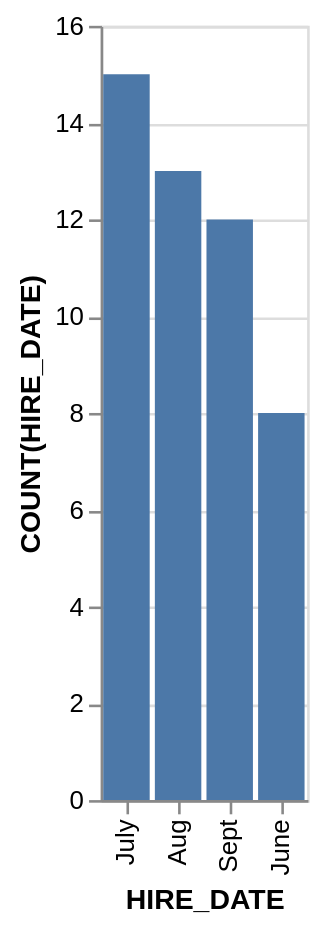

Write a Vega-Lite specification for this figure.
### Vega-Lite specification from a JSON file in a GitHub repository (floating-point values rounded to 4 significant figures)
{"data": {"values": [{"x_data": "June", "y_data": 8}, {"x_data": "July", "y_data": 15}, {"x_data": "Aug", "y_data": 13}, {"x_data": "Sept", "y_data": 12}]}, "mark": "bar", "encoding": {"x": {"field": "x_data", "type": "nominal", "title": "HIRE_DATE", "sort": {"op": "sum", "field": "y_data", "order": "descending"}}, "y": {"field": "y_data", "type": "quantitative", "title": "COUNT(HIRE_DATE)"}}}
